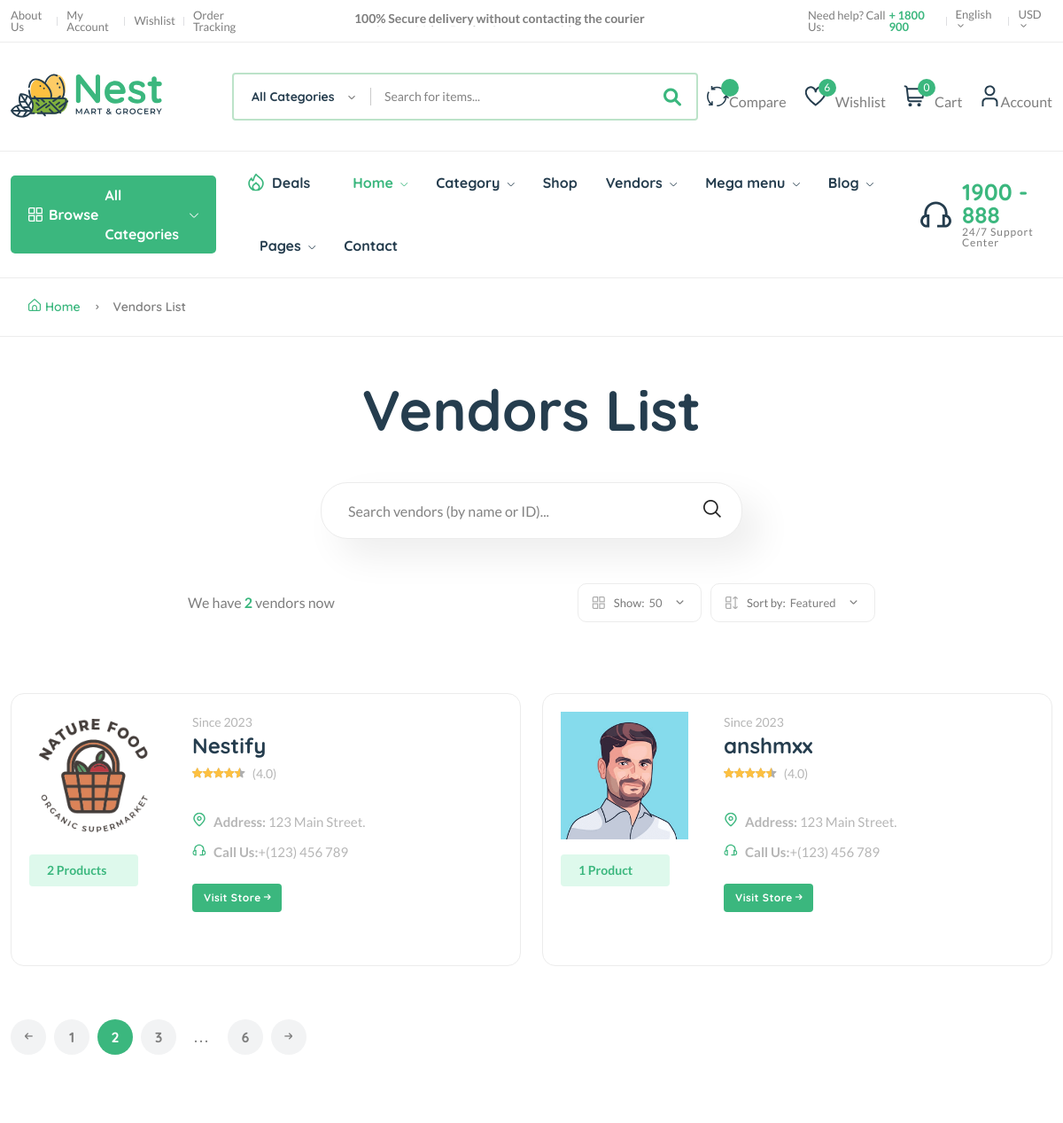
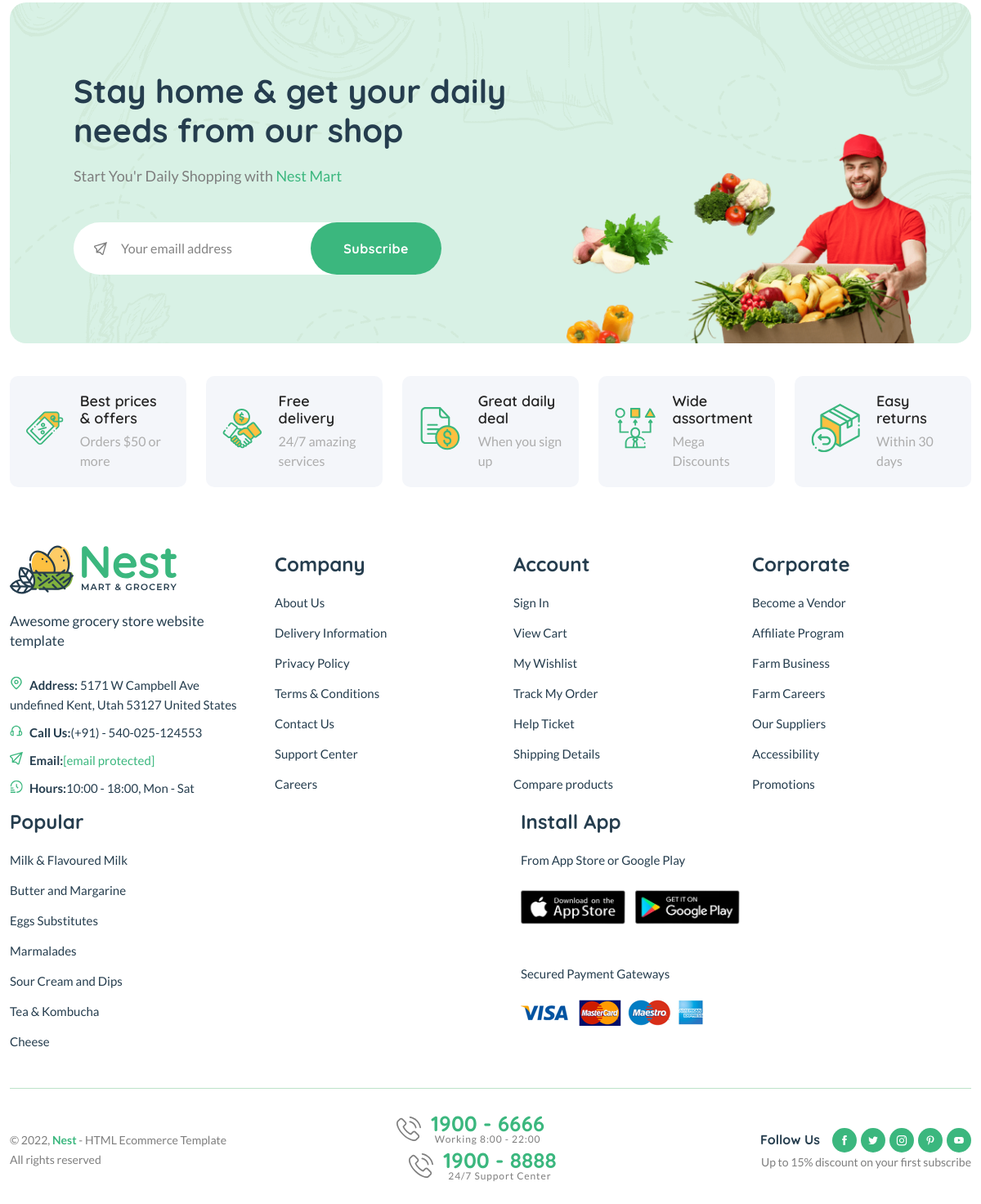
Screenshot of /vendor/ with the database file from the repository (2 pictures, top to bottom).
### core/models.py (models this page shows, shortened)
class Vendor(models.Model):
    v_id = ShortUUIDField(unique=True,
                          length=10,
                          max_length=20,
                          prefix="ven",
                          alphabet = "abcdefgh12345")
    title = models.CharField(max_length = 100, default = "Nestify")
    image = models.ImageField(upload_to=user_directory_path, default="vendor.jpg")
    cover_image = models.ImageField(upload_to=user_directory_path, default="vendor.jpg")
    description = RichTextUploadingField(null=True, blank=True, default="This is for an amazing vendor")
    address = models.CharField(max_length = 100, default="123 Main Street.")
    contact = models.CharField(max_length = 100, default="+(123) 456 789")
    chat_resp_time = models.CharField(max_length = 100, default="100")
    shipping_on_time = models.CharField(max_length = 100, default="100")
    authentic_rating = models.CharField(max_length = 100, default="100")
    days_return = models.CharField(max_length = 100, default="100")
    warranty_period = models.CharField(max_length = 100, default="100")
    date = models.DateTimeField(auto_now_add=True, null = True, blank = True)
    user = models.ForeignKey(User, on_delete = models.SET_NULL, null = True)
    class Meta:
        verbose_name_plural = "Vendors"

### core/views.py (the view)
# urls.py: path("vendor/", vendor_list_view, name="vendor-list"),
def vendor_list_view(request):
    vendors = Vendor.objects.all()
    context = {
        "vendors": vendors,
    }
    return render(request,
                  "core/vendor-list.html",
                  context)

### core/context_processor.py (called while the page is built)
def default(request):
    categories = Category.objects.all()
    vendors = Vendor.objects.all()
    min_max_price = Product.objects.aggregate(Min("price"), Max("price"))
    try:
        address = Address.objects.get(user=request.user)
    except:
        address = None
    return {
        'categories': categories,
        'address': address,
        'vendors': vendors,
        'min_max_price': min_max_price,
    }

### templates/core/vendor-list.html (shortened to what this page needs)
{% extends 'partials/base.html' %}
{% block content %}
{% load static %}
    <main class="main pages mb-80">
        <div class="page-header breadcrumb-wrap">
            <div class="container">
                <div class="breadcrumb">
                    <a href="index.html" rel="nofollow"><i class="fi-rs-home mr-5"></i>Home</a>
                    <span></span> Vendors List
                </div>
            </div>
        </div>
        <div class="page-content pt-50">
            <div class="container">
                <div class="archive-header-2 text-center">
                    <h1 class="display-2 mb-50">Vendors List</h1>
                    <div class="row">
                        <div class="col-lg-5 mx-auto">
                            <div class="sidebar-widget-2 widget_search mb-50">
                                <div class="search-form">
                                    <form action="#">
                                        <input type="text" placeholder="Search vendors (by name or ID)..." />
                                        <button type="submit"><i class="fi-rs-search"></i></button>
                                    </form>
                                </div>
                            </div>
                        </div>
                    </div>
                </div>
                <div class="row mb-50">
                    <div class="col-12 col-lg-8 mx-auto">
                        <div class="shop-product-fillter">
                            <div class="totall-product">
                                <p>We have <strong class="text-brand">{{vendors.count}}</strong> vendor{{vendors.count|pluralize:"s"}} now</p>
                            </div>
                            <div class="sort-by-product-area">
                                <div class="sort-by-cover mr-10">
                                    <div class="sort-by-product-wrap">
                                        <div class="sort-by">
                                            <span><i class="fi-rs-apps"></i>Show:</span>
                                        </div>
                                        <div class="sort-by-dropdown-wrap">
                                            <span> 50 <i class="fi-rs-angle-small-down"></i></span>
                                        </div>
                                    </div>
                                </div>
                                <div class="sort-by-cover">
                                    <div class="sort-by-product-wrap">
                                        <div class="sort-by">
                                            <span><i class="fi-rs-apps-sort"></i>Sort by:</span>
                                        </div>
                                        <div class="sort-by-dropdown-wrap">
                                            <span> Featured <i class="fi-rs-angle-small-down"></i></span>
                                        </div>
                                    </div>
                                </div>
                            </div>
                        </div>
                    </div>
                </div>
                <div class="row vendor-grid">
                    {% for ven in vendors %}
                    <div class="col-lg-6 col-md-6 col-12 col-sm-6">
                        <div class="vendor-wrap style-2 mb-40">
                            <div class="vendor-img-action-wrap">
                                <div class="vendor-img">
                                    <a href="{% url 'core:vendor-detail' ven.v_id %}">
                                        <img class="default-img" src="{{ven.image.url}}" alt="" />
                                    </a>
                                </div>
                                <div class="mt-10">
                                    <span class="font-small total-product">{{ven.product.all.count}} Product{{ven.product.all.count|pluralize:"s"}}</span>
                                </div>
                            </div>
                            <div class="vendor-content-wrap">
                                <div class="mb-30">
                                    <div class="product-category">
                                        <span class="text-muted">Since {{ven.date|date:"Y"}}</span>
                                    </div>
                                    <h4 class="mb-5"><a href="{% url 'core:vendor-detail' ven.v_id %}">{{ven.title}}</a></h4>
                                    <div class="product-rate-cover">
                                        <div class="product-rate d-inline-block">
                                            <div class="product-rating" style="width: 90%"></div>
                                        </div>
                                        <span class="font-small ml-5 text-muted"> (4.0)</span>
                                    </div>
                                    <div class="vendor-info d-flex justify-content-between align-items-end mt-30">
                                        <ul class="contact-infor text-muted">
                                            <li><img src="{% static 'assets/imgs/theme/icons/icon-location.svg' %}" alt="" /><strong>Address: </strong> <span>{{ven.address}}</span></li>
                                            <li><img src="{% static 'assets/imgs/theme/icons/icon-contact.svg' %}" alt="" /><strong>Call Us:</strong><span>{{ven.contact}}</span></li>
                                        </ul>
                                        <br>
                                    </div>
                                    <br>
                                    <a href="{% url 'core:vendor-detail' ven.v_id %}" class="btn btn-xs">Visit Store <i class="fi-rs-arrow-small-right"></i></a>
                                </div>
                            </div>
                        </div>
                    </div>
                    {% endfor %}
                </div>
                <div class="pagination-area mt-20 mb-20">
                    <nav aria-label="Page navigation example">
                        <ul class="pagination justify-content-start">
                            <li class="page-item">
                                <a class="page-link" href="#"><i class="fi-rs-arrow-small-left"></i></a>
                            </li>
                            <li class="page-item"><a class="page-link" href="#">1</a></li>
                            <li class="page-item active"><a class="page-link" href="#">2</a></li>
                            <li class="page-item"><a class="page-link" href="#">3</a></li>
                            <li class="page-item"><a class="page-link dot" href="#">...</a></li>
                            <li class="page-item"><a class="page-link" href="#">6</a></li>
                            <li class="page-item">
                                <a class="page-link" href="#"><i class="fi-rs-arrow-small-right"></i></a>
                            </li>
                        </ul>
                    </nav>
                </div>
            </div>
        </div>
    </main>
{% endblock content %}

### rows the page displays
Vendor: image (picture), product.all.count "2", date "2023", title "Nestify", address "123 Main Street.", contact "+(123) 456 789"
Vendor: image (picture), product.all.count "1", date "2023", title "anshmxx", address "123 Main Street.", contact "+(123) 456 789"

### other values shown
{{ request.session.cart_data_obj|length }} "0"
{{ vendors.count }} "2"
